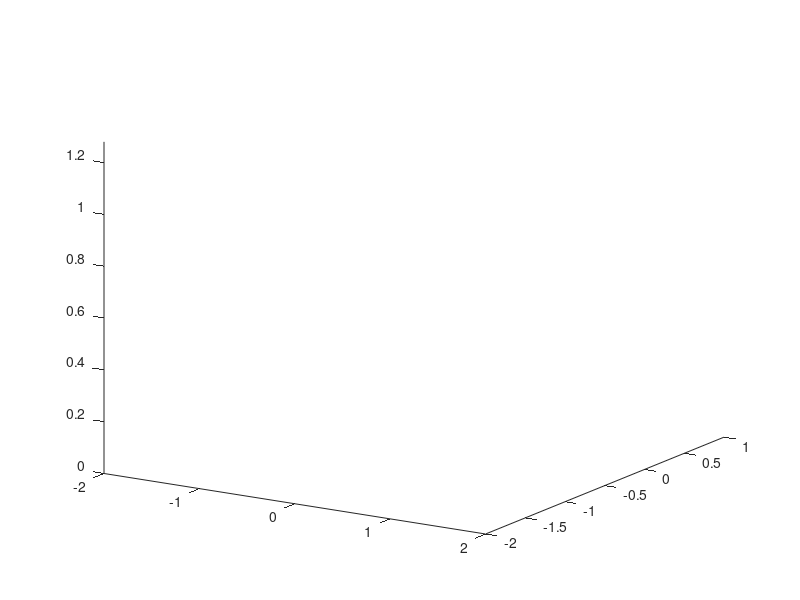

Source code (MATLAB): (Note: this script raises an error after producing the figure.)
clc
clf
hold on 
clear all
view(32,19)
camlight;
axis ([-2 2 -2 1 0 1.28]);



 ur3 = UR3();

q1 = [1.5708   -1.5708         0   -1.5709    3.1416        -1.5708];

ur3.model.animate(q1);


kuka = KUKA(); 

hand = Hand();
hand.model.base = transl(1.5,0,0.6)*trotx(-pi/2)*trotz(pi);
hand.model.animate(hand.model.base);

view(32,19)

surf([1,1;-1,-1],[0.99,0.99;0.99,0.99],[0.5,1.28;0.5,1.28],'CData',imread('barwall.jpg'),'FaceColor','texturemap');
surf([-3,-3;+3,+3],[-3,+3;-3,+3],[0.001,0.001;0.001,0.001],'CData',imread('woodfloor.png'),'FaceColor','texturemap');
surf([2,2;-2,-2],[1,1;1,1],[0,1.28;0,1.28],'CData',imread('woodfloor.png'),'FaceColor','texturemap');                                        %Spawn in bar
                                       %Spawn in bench
PlaceObject('safetyfence.ply', [1,0,0]);                                    %Spawn in safety fences
PlaceObject('safetyfence.ply', [-1,0,0]);
PlaceObject('UR3Box.ply',[-0.55,-0.5,0]);                                   %Spawn in UR3 box stand     
PlaceObject('SafetyButton.ply',[-1,-0.75,0.55]);                            %Spawn in safety button
PlaceObject('Cup1.ply',[-0.5,0.7,0.5]);                                     %Spawn in decorative stack of cups in the bar
PlaceObject('Cup1.ply',[-0.6,0.7,0.5]);
PlaceObject('Cup1.ply',[-0.4,0.7,0.5]);
PlaceObject('Cup1.ply',[-0.55,0.7,0.65]);
PlaceObject('Cup1.ply',[-0.45,0.7,0.65]);
PlaceObject('Cup1.ply',[-0.5,0.7,0.8]);
PlaceObject('aid.ply',[1.35,0.6,0]);
PlaceObject('fire.ply',[-1.45,0.8,0]);
PlaceObject('sign1.ply',[1.04,0,0.5]);
PlaceObject('sign.ply',[-1.04,0,0.5]);
PlaceObject('seccy.ply',[-1.55,-0.85,0]);


Bar = PlaceObject('bar.ply'); 
vertices = get(Bar,'Vertices');

BartransformedVertices = [vertices,ones(size(vertices,1),1)] * transl(0,-0.7,0)';   %Method taken from Canvas
set(Bar,'Vertices',BartransformedVertices(:,1:3));

Bench = PlaceObject('Bench.ply'); 
vertices = get(Bench,'Vertices');

BenchtransformedVertices = [vertices,ones(size(vertices,1),1)] * transl(0,0.7,0)';   %Method taken from Canvas
set(Bench,'Vertices',BenchtransformedVertices(:,1:3));

Sprite_h = PlaceObject('Sprite.ply');                                       %Spawn in bottle of sprite as a mixer
vertices = get(Sprite_h,'Vertices');

transformedVertices = [vertices,ones(size(vertices,1),1)] * transl(0.2,0.7,0.5)';   %Method taken from Canvas
set(Sprite_h,'Vertices',transformedVertices(:,1:3));

Coke_h = PlaceObject('Coke1.ply');                                          %Spawn in bottle of coke as a mixer
vertices = get(Coke_h,'Vertices');

transformedVertices = [vertices,ones(size(vertices,1),1)] * transl(0.3,0.7,0.5)';
set(Coke_h,'Vertices',transformedVertices(:,1:3));

drink_h = PlaceObject('cocktailshaker.ply');                                        %Spawn in Vodka as an alcoholic beverage
vertices = get(drink_h ,'Vertices');

transformedVertices = [vertices,ones(size(vertices,1),1)] * transl(-0.5,-0.7,0.55)';
set(drink_h,'Vertices',transformedVertices(:,1:3));

Vodka_h = PlaceObject('Vodka1.ply');                                        %Spawn in Vodka as an alcoholic beverage
vertices = get(Vodka_h,'Vertices');

transformedVertices = [vertices,ones(size(vertices,1),1)] * transl(0.6,0.7,0.5)';
set(Vodka_h,'Vertices',transformedVertices(:,1:3));

Rum_h = PlaceObject('Rum.ply');                                             %Spawn in Rum as an alcoholic beverage
vertices = get(Rum_h,'Vertices');

transformedVertices = [vertices,ones(size(vertices,1),1)] * transl(0.5,0.7,0.5)';
set(Rum_h,'Vertices',transformedVertices(:,1:3));

[v,f,fn] = RectangularPrism([-1,-0.6,0.55], [1,0.9,1.1]); %Spawns in environments light curtains / sensors


 

%%
Skynet_GUI;

%% Image Based Visual Servoing

clc 
clf 
clear all 
hold on
bot = UR3();
bot.model.base = transl(-0.318,0.112,0.3);
qU = [0, -pi/2, deg2rad(79), deg2rad(-125), pi/2, 0];
pStar = [512;643.25];

r = KUKA();



qK = [-pi/2; pi/4; -pi/4; 0; 0; 0];
bot.model.animate(qU);
r.model.animate(qK');

        m = bot.model.getpos();
        P = bot.model.fkine(m);
        P = P(1:3,4);


        
cam = CentralCamera('focal', 0.08, 'pixel', 10e-5, ...
'resolution', [1024 1024], 'centre', [512 512],'name', 'KUKAcamera');

% frame rate
fps = 25;

%Define values
%gain of the controler
lambda = 0.6;
%depth of the IBVS
depth = mean (P(1,:));





vel_p = [];
uv_p = [];
history = [];

 

[ikPath] = RMRCTraj(bot);

        
        for i = 1:size(ikPath,1)
         
        Tc0= r.model.fkine(qK);


cam.T = Tc0;

% Display points in 3D and the camera
cam.plot_camera('Tcam',Tc0, 'label','scale',0.15);

p = cam.plot(P, 'Tcam', Tc0);

%camera view and plotting
cam.clf()
cam.plot(pStar, '*'); % create the camera view
cam.hold(true);
cam.plot(P, 'Tcam', Tc0, 'o'); % create the camera view

cam.hold(true);
cam.plot(P);     
        
        
        bot.model.animate(ikPath(i,:));
        
        
        m = bot.model.getpos();
        P = bot.model.fkine(m);
        P = P(1:3,4);
        sphere_h = plot_sphere(P, 0.05, 'b');
        
        drawnow();
        pause(0.01);
        
        
          % compute the view of the camera
        uv = cam.plot(P);
        
        % compute image plane error as a column
        e = pStar-uv;   % feature error
        e = e(:);
        Zest = [];
        
        % compute the Jacobian
        if isempty(depth)
            % exact depth from simulation (not possible in practice)
            pt = homtrans(inv(Tcam), P);
            J = cam.visjac_p(uv, pt(3,:) );
        elseif ~isempty(Zest)
            J = cam.visjac_p(uv, Zest);
        else
            J = cam.visjac_p(uv, depth );
        end

        % compute the velocity of camera in camera frame
        try
            v = lambda * pinv(J) * e;
        catch
            status = -1;
            return
        end
        fprintf('v: %.3f %.3f %.3f %.3f %.3f %.3f\n', v);

        %compute robot's Jacobian and inverse
        J2 = r.model.jacobn(qK);
        Jinv = pinv(J2);
        % get joint velocities
        qp = Jinv*v;

         
         %Maximum angular velocity cannot exceed 180 degrees/s
         ind=find(qp>pi);
         if ~isempty(ind)
             qp(ind)=pi;
         end
         ind=find(qp<-pi);
         if ~isempty(ind)
             qp(ind)=-pi;
         end

        %Update joints 
        qM = qK + (1/fps)*qp;
        r.model.animate(qM');

        %Get camera location
        Tc = r.model.fkine(qM);
        cam.T = Tc;

        drawnow
        
        % update the history variables
        hist.uv = uv(:);
        vel = v;
        hist.vel = vel;
        hist.e = e;
        hist.en = norm(e);
        hist.jcond = cond(J);
        hist.Tcam = Tc;
        hist.vel_p = vel;
        hist.uv_p = uv;
        hist.qp = qp;
        hist.qM = qM;

        history = [history hist];

        
        
        %update current joint position
        qK = qM;

        end
